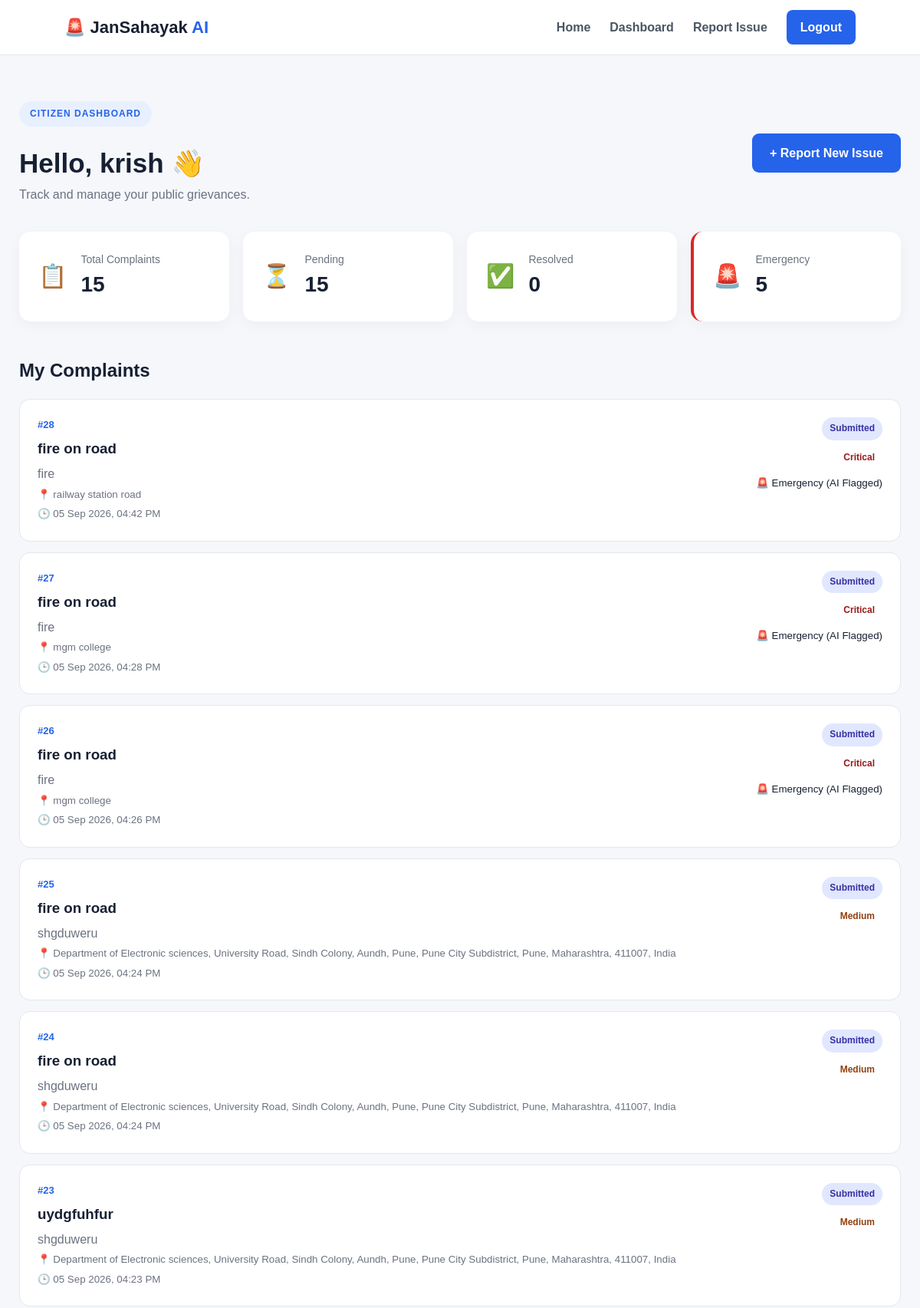
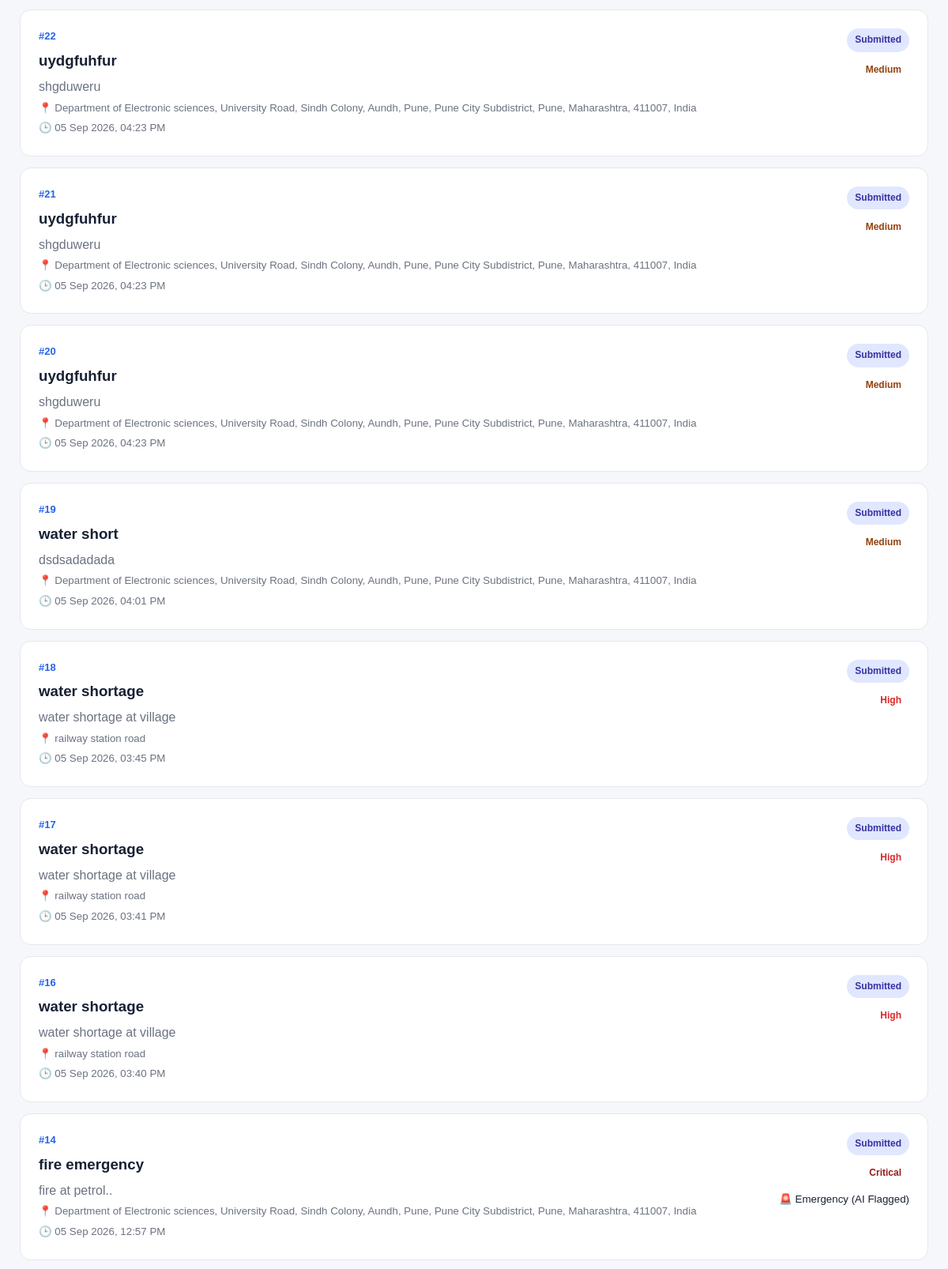
The app's page /dashboard/ (signed in, upper part) with its own data (2 pictures, top to bottom).
### hackthon/models.py (models this page shows, shortened)
class Complaint(models.Model):
    CATEGORY_CHOICES = [
        ("road", "Road & Infrastructure"),
        ("water", "Water Supply"),
        ("electricity", "Electricity"),
        ("waste", "Waste Management"),
        ("fire", "Fire Emergency"),
        ("health", "Healthcare"),
        ("other", "Other"),
    ]
    PRIORITY_CHOICES = [
        ("low", "Low"),
        ("medium", "Medium"),
        ("high", "High"),
        ("critical", "Critical"),
    ]
    STATUS_CHOICES = [
        ("submitted", "Submitted"),
        ("analysed", "AI Analysed"),
        ("assigned", "Assigned"),
        ("progress", "In Progress"),
        ("resolved", "Resolved"),
        ("closed", "Closed"),
    ]
    citizen = models.ForeignKey(
        User,
        on_delete=models.CASCADE,
        related_name="complaints"
    )
    assigned_to = models.ForeignKey(
        User,
        on_delete=models.SET_NULL,
        null=True,
        blank=True,
        related_name="assigned_complaints"
    )
    title = models.CharField(
        max_length=200
    )
    description = models.TextField()
    image = models.ImageField(
        upload_to="complaints/",
        blank=True,
        null=True
    )
    location = models.CharField(
        max_length=255,
        blank=True,
        default=""
    )
    latitude = models.FloatField(
        null=True,
        blank=True
    )
    longitude = models.FloatField(
        null=True,
        blank=True
    )
    category = models.CharField(
        max_length=30,
        choices=CATEGORY_CHOICES,
        default="other"
    )
    priority = models.CharField(
        max_length=20,
        choices=PRIORITY_CHOICES,
        default="medium"
    )
    department = models.CharField(
        max_length=100,
        blank=True
    )
    ai_summary = models.TextField(
        blank=True
    )
    is_emergency = models.BooleanField(
        default=False
    )
    status = models.CharField(
        max_length=20,
        choices=STATUS_CHOICES,
        default="submitted"
    )
    created_at = models.DateTimeField(
        auto_now_add=True
    )
    updated_at = models.DateTimeField(
        auto_now=True
    )

### OurProject/views.py (the view)
@login_required
def dashboard(request):
    complaints = Complaint.objects.filter(
        citizen=request.user
    ).order_by("-created_at")
    total = complaints.count()
    resolved = complaints.filter(
        status="resolved"
    ).count()
    pending = complaints.exclude(
        status__in=["resolved", "closed"]
    ).count()
    emergency = complaints.filter(
        is_emergency=True
    ).count()
    return render(
        request,
        "dashboard.html",
        {
            "complaints": complaints,
            "total": total,
            "resolved": resolved,
            "pending": pending,
            "emergency": emergency,
        }
    )

### templates/dashboard.html (shortened to what this page needs)
{% extends "base.html" %}
{% block content %}
<section class="dashboard">
<div class="dashboard-header">
    <div>
        <div class="badge">
            CITIZEN DASHBOARD
        </div>
        <h1>
            Hello, {{ user.username }} 👋
        </h1>
        <p>
            Track and manage your public grievances.
        </p>
    </div>
    <a
        href="{% url 'create_complaint' %}"
        class="btn primary">
        + Report New Issue
    </a>
</div>
<div class="stats-grid">
    <div class="stat-card">
        <div class="stat-icon">
            📋
        </div>
        <div>
            <span>
                Total Complaints
            </span>
            <strong>
                {{ total|default:0 }}
            </strong>
        </div>
    </div>
    <div class="stat-card">
        <div class="stat-icon">
            ⏳
        </div>
        <div>
            <span>
                Pending
            </span>
            <strong>
                {{ pending|default:0 }}
            </strong>
        </div>
    </div>
    <div class="stat-card">
        <div class="stat-icon">
            ✅
        </div>
        <div>
            <span>
                Resolved
            </span>
            <strong>
                {{ resolved|default:0 }}
            </strong>
        </div>
    </div>
    <div class="stat-card emergency-card">
        <div class="stat-icon">
            🚨
        </div>
        <div>
            <span>
                Emergency
            </span>
            <strong>
                {{ emergency|default:0 }}
            </strong>
        </div>
    </div>
</div>
<div class="section-header">
    <h2>
        My Complaints
    </h2>
</div>
{% if complaints %}
    <div class="complaints-list">
        {% for complaint in complaints %}
            <a
                href="{% url 'complaint_detail' complaint.id %}"
                class="complaint-card">
                <div class="complaint-main">
                    <div class="complaint-number">
                        #{{ complaint.id }}
                    </div>
                    <h3>
                        {{ complaint.title }}
                    </h3>
                    <p>
                        {{ complaint.description|truncatechars:100 }}
                    </p>
                    <small>
                        📍
                        {{ complaint.location|default:"Location not available" }}
                    </small>
                    <br>
                    <small>
                        🕒
                        {{ complaint.created_at|date:"d M Y, h:i A" }}
                    </small>
                </div>
                <div class="complaint-meta">
                    <span
                        class="status status-{{ complaint.status|lower }}">
                        {{ complaint.get_status_display }}
                    </span>
                    <span
                        class="priority priority-{{ complaint.priority|lower }}">
                        {{ complaint.get_priority_display }}
                    </span>
                    {% if complaint.is_emergency %}
                        <small class="emergency">
                            🚨 Emergency (AI Flagged)
                        </small>
                    {% endif %}
                </div>
            </a>
        {% endfor %}
    </div>
{% endif %}
</section>
{% endblock %}

### static/css/style.css (style rules this page uses)
* { box-sizing: border-box; margin: 0; padding: 0; }
body { font-family: Arial, sans-serif; background: #f5f7fb; color: #172033; line-height: 1.6; }
a { text-decoration: none; color: inherit; }
.badge { display: inline-block; padding: 7px 14px; border-radius: 30px; background: #e8f0ff; color: #2563eb; font-size: 12px; font-weight: 800; letter-spacing: 1px; margin-bottom: 20px; }
.btn { display: inline-block; padding: 13px 23px; border-radius: 9px; font-weight: 700; border: none; cursor: pointer; }
.btn.primary { background: #2563eb; color: white; }
.dashboard { max-width: 1250px; margin: auto; padding: 60px 25px; }
.dashboard-header { display: flex; align-items: center; justify-content: space-between; margin-bottom: 35px; }
.dashboard-header h1 { font-size: 35px; }
.dashboard-header p { color: #6b7280; }
.stats-grid { display: grid; grid-template-columns: repeat(4, 1fr); gap: 18px; margin-bottom: 45px; }
.stat-card { background: white; padding: 25px; border-radius: 15px; display: flex; align-items: center; gap: 18px; box-shadow: 0 5px 20px rgba(0,0,0,0.04); }
.stat-icon { font-size: 30px; }
.stat-card span { display: block; color: #6b7280; font-size: 14px; }
.stat-card strong { font-size: 28px; }
.emergency-card { border-left: 4px solid #dc2626; }
.section-header { margin-bottom: 18px; }
.complaints-list { display: grid; gap: 14px; }
.complaint-card { background: white; padding: 23px; border-radius: 14px; display: flex; justify-content: space-between; gap: 20px; border: 1px solid #e5e7eb; }
.complaint-number { color: #2563eb; font-weight: 800; font-size: 13px; }
.complaint-main h3 { margin: 5px 0; }
.complaint-main p { color: #6b7280; }
.complaint-main small { color: #6b7280; }
.complaint-meta { display: flex; flex-direction: column; align-items: flex-end; gap: 8px; }
.status, .priority { display: inline-block; padding: 5px 10px; border-radius: 20px; font-size: 12px; font-weight: 700; }
.status-submitted { background: #e0e7ff; color: #3730a3; }
.priority-medium { color: #92400e; }
.priority-high { color: #dc2626; }
.priority-critical { color: #991b1b; }

### records on screen
Complaint: id "28", title "fire on road", description "fire", location "railway station road", created_at "05 Sep 2026, 04:42 PM", status "Submitted", priority "Critical", is_emergency "🚨 Emergency (AI Flagged)"
Complaint: id "27", title "fire on road", description "fire", location "mgm college", created_at "05 Sep 2026, 04:28 PM", status "Submitted", priority "Critical", is_emergency "🚨 Emergency (AI Flagged)"
Complaint: id "26", title "fire on road", description "fire", location "mgm college", created_at "05 Sep 2026, 04:26 PM", status "Submitted", priority "Critical", is_emergency "🚨 Emergency (AI Flagged)"
Complaint: id "25", title "fire on road", description "shgduweru", location "Department of Electronic sciences, University Road, Sindh Colony, Aundh, Pune, Pune City Subdistrict, Pune, Maharashtra, 411007, India", created_at "05 Sep 2026, 04:24 PM", status "Submitted", priority "Medium"
Complaint: id "24", title "fire on road", description "shgduweru", location "Department of Electronic sciences, University Road, Sindh Colony, Aundh, Pune, Pune City Subdistrict, Pune, Maharashtra, 411007, India", created_at "05 Sep 2026, 04:24 PM", status "Submitted", priority "Medium"
Complaint: id "23", title "uydgfuhfur", description "shgduweru", location "Department of Electronic sciences, University Road, Sindh Colony, Aundh, Pune, Pune City Subdistrict, Pune, Maharashtra, 411007, India", created_at "05 Sep 2026, 04:23 PM", status "Submitted", priority "Medium"
Complaint: id "22", title "uydgfuhfur", description "shgduweru", location "Department of Electronic sciences, University Road, Sindh Colony, Aundh, Pune, Pune City Subdistrict, Pune, Maharashtra, 411007, India", created_at "05 Sep 2026, 04:23 PM", status "Submitted", priority "Medium"
Complaint: id "21", title "uydgfuhfur", description "shgduweru", location "Department of Electronic sciences, University Road, Sindh Colony, Aundh, Pune, Pune City Subdistrict, Pune, Maharashtra, 411007, India", created_at "05 Sep 2026, 04:23 PM", status "Submitted", priority "Medium"
Complaint: id "20", title "uydgfuhfur", description "shgduweru", location "Department of Electronic sciences, University Road, Sindh Colony, Aundh, Pune, Pune City Subdistrict, Pune, Maharashtra, 411007, India", created_at "05 Sep 2026, 04:23 PM", status "Submitted", priority "Medium"
Complaint: id "19", title "water short", description "dsdsadadada", location "Department of Electronic sciences, University Road, Sindh Colony, Aundh, Pune, Pune City Subdistrict, Pune, Maharashtra, 411007, India", created_at "05 Sep 2026, 04:01 PM", status "Submitted", priority "Medium"
Complaint: id "18", title "water shortage", description "water shortage at village", location "railway station road", created_at "05 Sep 2026, 03:45 PM", status "Submitted", priority "High"
Complaint: id "17", title "water shortage", description "water shortage at village", location "railway station road", created_at "05 Sep 2026, 03:41 PM", status "Submitted", priority "High"
Complaint: id "16", title "water shortage", description "water shortage at village", location "railway station road", created_at "05 Sep 2026, 03:40 PM", status "Submitted", priority "High"
Complaint: id "14", title "fire emergency", description "fire at petrol..", location "Department of Electronic sciences, University Road, Sindh Colony, Aundh, Pune, Pune City Subdistrict, Pune, Maharashtra, 411007, India", created_at "05 Sep 2026, 12:57 PM", status "Submitted", priority "Critical", is_emergency "🚨 Emergency (AI Flagged)"

### other values on screen
{{ user.username }} "krish"
{{ total|default:0 }} "15"
{{ pending|default:0 }} "15"
{{ resolved|default:0 }} "0"
{{ emergency|default:0 }} "5"
